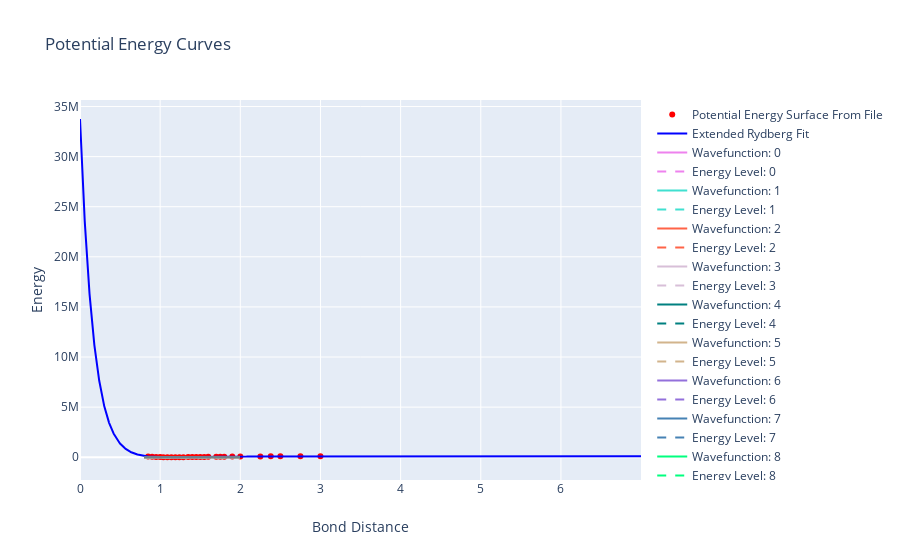

This figure's notebook cell:
### Code cell
#Run Functions with Jupyter Widgets Overlay Here

print("Please choose how you like to set up the Extended-Rydberg Equation:")
choice = widgets.ToggleButtons(
    options = ["Use File", "Use Diatomic Constants"],
    button_style = "info",
    tooltips = ["", "Use Diatomic Constants"],
    value = None,
)

basisSize = widgets.IntText()

display(choice)

choice.observe(main, "value")
